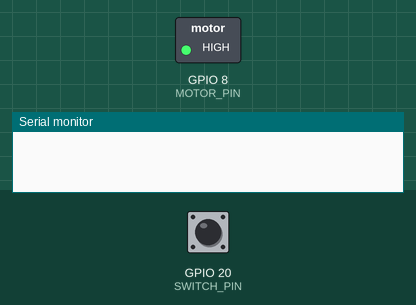
Recording of a sketch running on a simulated Seeed XIAO ESP32-C3. On the bench: switched loads named in the sketch (green lamp = pin HIGH), the last lines printed to the serial monitor. Inputs (shaded band) come from the test bench; at power-on: GPIO 20 (SWITCH_PIN) LOW. Nothing arrives over Bluetooth unless stated; a phone connects over Bluetooth LE 3 s after start.

Above: at 0.1 s.
At 1.4 s:
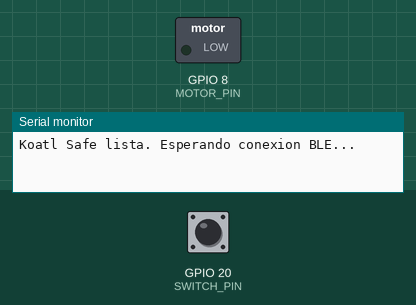
1.5 s: GPIO 20 (SWITCH_PIN) pulled HIGH for 1 s
Timing chart, 0 to 4.5 s (numbered marks = the images above; inputs shaded):
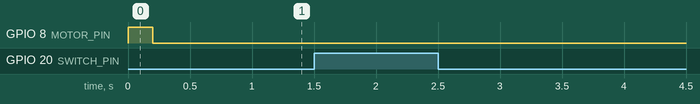

The sketch:

PulseraSOS_v2.ino
```cpp
/**
 * Kóatl Safe — Firmware v2
 * Hardware: Seeed Studio XIAO ESP32-C3
 * Sensor: Microswitch mecánico 6x6mm THT (pin D7)
 * Motor: Vibrador moneda 8mm (pin D8)
 * BLE: Notificación "SOS" tras mantener 5 segundos
 */

#include <BLEDevice.h>
#include <BLEServer.h>
#include <BLEUtils.h>
#include <BLE2902.h>

// ── Pines ─────────────────────────────────────────────
#define SWITCH_PIN   D7   // Microswitch mecánico
#define MOTOR_PIN    D8   // Motor de vibración moneda

// ── BLE UUIDs (mismos que v1, app no necesita cambios) ─
#define SERVICE_UUID        "4fafc201-1fb5-459e-8fcc-c5c9c331914b"
#define CHARACTERISTIC_UUID "beb5483e-36e1-4688-b7f5-ea07361b26a8"

// ── Tiempos ───────────────────────────────────────────
const unsigned long TIEMPO_ACTIVACION = 5000;  // 5 seg para activar SOS
const unsigned long TIEMPO_DEBOUNCE   = 300;   // 300ms para confirmar pulsación real
const unsigned long TIEMPO_VIBRACION  = 1000;  // 1 seg de vibración de confirmación

// ── Estado BLE ────────────────────────────────────────
BLEServer*         pServer         = NULL;
BLECharacteristic* pCharacteristic = NULL;
bool dispositivoConectado = false;

// ── Estado del switch ─────────────────────────────────
unsigned long tiempoInicio   = 0;
unsigned long tiempoDebounce = 0;
bool contando        = false;
bool alertaActivada  = false;
bool debounceActivo  = false;

// ── Callbacks BLE ─────────────────────────────────────
class MisCallbacks : public BLEServerCallbacks {
  void onConnect(BLEServer* pServer) {
    dispositivoConectado = true;
    Serial.println("Telefono conectado!");
  }
  void onDisconnect(BLEServer* pServer) {
    dispositivoConectado = false;
    Serial.println("Telefono desconectado");
    BLEDevice::startAdvertising();
  }
};

// ── Vibración de confirmación ─────────────────────────
void vibrar(unsigned long duracionMs) {
  digitalWrite(MOTOR_PIN, HIGH);
  delay(duracionMs);
  digitalWrite(MOTOR_PIN, LOW);
}

// ── Setup ─────────────────────────────────────────────
void setup() {
  Serial.begin(115200);

  // Switch con pull-up interno: reposo = HIGH, presionado = LOW
  pinMode(SWITCH_PIN, INPUT);

  // Motor de vibración como salida
  pinMode(MOTOR_PIN, OUTPUT);
  digitalWrite(MOTOR_PIN, LOW);

  // Vibración corta de arranque (confirma que el dispositivo encendió)
  vibrar(200);

  // Inicializar BLE
  BLEDevice::init("KoatlSafe");
  pServer = BLEDevice::createServer();
  pServer->setCallbacks(new MisCallbacks());

  BLEService* pService = pServer->createService(SERVICE_UUID);
  pCharacteristic = pService->createCharacteristic(
    CHARACTERISTIC_UUID,
    BLECharacteristic::PROPERTY_READ |
    BLECharacteristic::PROPERTY_NOTIFY
  );
  pCharacteristic->addDescriptor(new BLE2902());
  pService->start();

  BLEAdvertising* pAdvertising = BLEDevice::getAdvertising();
  pAdvertising->addServiceUUID(SERVICE_UUID);
  pAdvertising->setScanResponse(true);
  BLEDevice::startAdvertising();

  Serial.println("Koatl Safe lista. Esperando conexion BLE...");
}

// ── Loop ──────────────────────────────────────────────
void loop() {
  // Con INPUT_PULLUP: LOW = presionado, HIGH = suelto
  int estado = digitalRead(SWITCH_PIN);

  if (estado == HIGH) {  // Botón presionado

    // Paso 1: iniciar debounce al detectar primera pulsación
    if (!debounceActivo && !contando) {
      debounceActivo = true;
      tiempoDebounce = millis();
    }

    // Paso 2: confirmar pulsación real después de 300ms (anti-rebote)
    if (debounceActivo && !contando) {
      if (millis() - tiempoDebounce >= TIEMPO_DEBOUNCE) {
        contando    = true;
        tiempoInicio = millis();
        Serial.println("Pulsacion confirmada. Manteniendo...");
      }
    }

    // Paso 3: cuenta regresiva de 5 segundos
    if (contando) {
      unsigned long tiempoPresionado = millis() - tiempoInicio;
      int segundos = 5 - (tiempoPresionado / 1000);
      if (segundos >= 0) {
        Serial.print("Faltan: ");
        Serial.print(segundos);
        Serial.println(" seg");
      }

      // Paso 4: activar SOS al llegar a 5 segundos
      if (tiempoPresionado >= TIEMPO_ACTIVACION && !alertaActivada) {
        alertaActivada = true;
        Serial.println("¡ALERTA SOS ACTIVADA!");

        // Vibración de confirmación háptica
        vibrar(TIEMPO_VIBRACION);

        // Enviar señal BLE si hay dispositivo conectado
        if (dispositivoConectado) {
          pCharacteristic->setValue("SOS");
          pCharacteristic->notify();
          Serial.println("Senal BLE enviada!");
        } else {
          Serial.println("Sin conexion BLE — alerta local solamente");
        }
      }
    }

  } else {  // Botón suelto (HIGH con pull-up)

    if (contando && !alertaActivada) {
      Serial.println("Soltado antes de tiempo — cancelado");
    }
    debounceActivo = false;
    contando       = false;
    alertaActivada = false;
  }

  delay(100);
}
```
